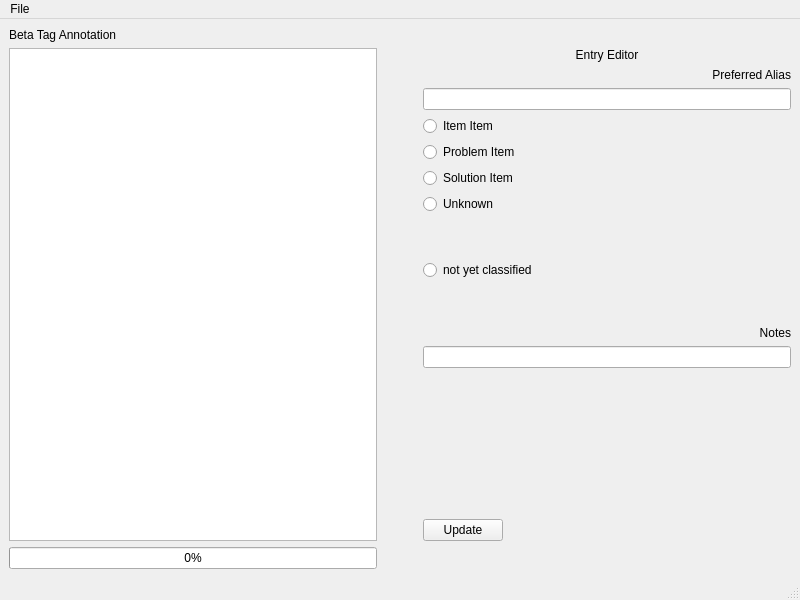
<?xml version="1.0" encoding="UTF-8"?>
<ui version="4.0">
 <class>MainWindow</class>
 <widget class="QMainWindow" name="MainWindow">
  <property name="geometry">
   <rect>
    <x>0</x>
    <y>0</y>
    <width>800</width>
    <height>600</height>
   </rect>
  </property>
  <property name="windowTitle">
   <string>Tag Annotator v0.0.2</string>
  </property>
  <property name="layoutDirection">
   <enum>Qt::LeftToRight</enum>
  </property>
  <widget class="QWidget" name="centralwidget">
   <layout class="QGridLayout" name="gridLayout">
    <item row="1" column="3">
     <layout class="QVBoxLayout" name="vertCheckBoxLayout">
      <item>
       <layout class="QVBoxLayout" name="vlayout_one_grame_tokens"/>
      </item>
     </layout>
    </item>
    <item row="1" column="2">
     <widget class="QTableWidget" name="vocabTableWidget">
      <property name="sizePolicy">
       <sizepolicy hsizetype="Expanding" vsizetype="Expanding">
        <horstretch>0</horstretch>
        <verstretch>0</verstretch>
       </sizepolicy>
      </property>
      <property name="maximumSize">
       <size>
        <width>16777215</width>
        <height>16777215</height>
       </size>
      </property>
      <property name="editTriggers">
       <set>QAbstractItemView::EditKeyPressed</set>
      </property>
      <property name="tabKeyNavigation">
       <bool>false</bool>
      </property>
      <property name="dragDropOverwriteMode">
       <bool>false</bool>
      </property>
      <property name="selectionMode">
       <enum>QAbstractItemView::SingleSelection</enum>
      </property>
      <property name="selectionBehavior">
       <enum>QAbstractItemView::SelectRows</enum>
      </property>
     </widget>
    </item>
    <item row="0" column="2">
     <widget class="QLabel" name="headLabel">
      <property name="sizePolicy">
       <sizepolicy hsizetype="Expanding" vsizetype="Preferred">
        <horstretch>0</horstretch>
        <verstretch>0</verstretch>
       </sizepolicy>
      </property>
      <property name="text">
       <string>Beta Tag Annotation</string>
      </property>
     </widget>
    </item>
    <item row="1" column="5">
     <layout class="QVBoxLayout" name="verticalLayout_2">
      <item>
       <widget class="QLabel" name="label_2">
        <property name="text">
         <string>Entry Editor</string>
        </property>
        <property name="alignment">
         <set>Qt::AlignCenter</set>
        </property>
       </widget>
      </item>
      <item>
       <widget class="QLabel" name="aliasLabel">
        <property name="sizePolicy">
         <sizepolicy hsizetype="Minimum" vsizetype="Preferred">
          <horstretch>0</horstretch>
          <verstretch>0</verstretch>
         </sizepolicy>
        </property>
        <property name="text">
         <string>Preferred Alias</string>
        </property>
        <property name="alignment">
         <set>Qt::AlignRight|Qt::AlignTrailing|Qt::AlignVCenter</set>
        </property>
       </widget>
      </item>
      <item>
       <widget class="QLineEdit" name="aliasEdit">
        <property name="sizePolicy">
         <sizepolicy hsizetype="Minimum" vsizetype="Fixed">
          <horstretch>0</horstretch>
          <verstretch>0</verstretch>
         </sizepolicy>
        </property>
        <property name="clearButtonEnabled">
         <bool>false</bool>
        </property>
       </widget>
      </item>
      <item>
       <widget class="QRadioButton" name="itemButton">
        <property name="sizePolicy">
         <sizepolicy hsizetype="Minimum" vsizetype="Fixed">
          <horstretch>0</horstretch>
          <verstretch>0</verstretch>
         </sizepolicy>
        </property>
        <property name="text">
         <string>Item Item</string>
        </property>
        <property name="shortcut">
         <string>Alt+I</string>
        </property>
        <attribute name="buttonGroup">
         <string notr="true">clfButtonGroup</string>
        </attribute>
       </widget>
      </item>
      <item>
       <widget class="QRadioButton" name="probButton">
        <property name="sizePolicy">
         <sizepolicy hsizetype="Minimum" vsizetype="Fixed">
          <horstretch>0</horstretch>
          <verstretch>0</verstretch>
         </sizepolicy>
        </property>
        <property name="text">
         <string>Problem Item</string>
        </property>
        <property name="shortcut">
         <string>Alt+P</string>
        </property>
        <attribute name="buttonGroup">
         <string notr="true">clfButtonGroup</string>
        </attribute>
       </widget>
      </item>
      <item>
       <widget class="QRadioButton" name="sltnButton">
        <property name="sizePolicy">
         <sizepolicy hsizetype="Minimum" vsizetype="Fixed">
          <horstretch>0</horstretch>
          <verstretch>0</verstretch>
         </sizepolicy>
        </property>
        <property name="text">
         <string>Solution Item</string>
        </property>
        <property name="shortcut">
         <string>Alt+S</string>
        </property>
        <attribute name="buttonGroup">
         <string notr="true">clfButtonGroup</string>
        </attribute>
       </widget>
      </item>
      <item>
       <widget class="QRadioButton" name="unknButton">
        <property name="sizePolicy">
         <sizepolicy hsizetype="Minimum" vsizetype="Fixed">
          <horstretch>0</horstretch>
          <verstretch>0</verstretch>
         </sizepolicy>
        </property>
        <property name="text">
         <string>Unknown</string>
        </property>
        <property name="shortcut">
         <string>Alt+U</string>
        </property>
        <attribute name="buttonGroup">
         <string notr="true">clfButtonGroup</string>
        </attribute>
       </widget>
      </item>
      <item>
       <spacer name="verticalSpacer_3">
        <property name="orientation">
         <enum>Qt::Vertical</enum>
        </property>
        <property name="sizeType">
         <enum>QSizePolicy::Minimum</enum>
        </property>
        <property name="sizeHint" stdset="0">
         <size>
          <width>20</width>
          <height>40</height>
         </size>
        </property>
       </spacer>
      </item>
      <item>
       <widget class="QRadioButton" name="unsetButton">
        <property name="text">
         <string>not yet classified</string>
        </property>
        <property name="shortcut">
         <string>Alt+Shift+X</string>
        </property>
        <attribute name="buttonGroup">
         <string notr="true">clfButtonGroup</string>
        </attribute>
       </widget>
      </item>
      <item>
       <spacer name="verticalSpacer_4">
        <property name="orientation">
         <enum>Qt::Vertical</enum>
        </property>
        <property name="sizeType">
         <enum>QSizePolicy::Minimum</enum>
        </property>
        <property name="sizeHint" stdset="0">
         <size>
          <width>20</width>
          <height>40</height>
         </size>
        </property>
       </spacer>
      </item>
      <item>
       <widget class="QLabel" name="label">
        <property name="sizePolicy">
         <sizepolicy hsizetype="Minimum" vsizetype="Preferred">
          <horstretch>0</horstretch>
          <verstretch>0</verstretch>
         </sizepolicy>
        </property>
        <property name="text">
         <string>Notes</string>
        </property>
        <property name="alignment">
         <set>Qt::AlignRight|Qt::AlignTrailing|Qt::AlignVCenter</set>
        </property>
       </widget>
      </item>
      <item>
       <widget class="QLineEdit" name="notesTextEdit"/>
      </item>
      <item>
       <spacer name="verticalSpacer">
        <property name="orientation">
         <enum>Qt::Vertical</enum>
        </property>
        <property name="sizeHint" stdset="0">
         <size>
          <width>20</width>
          <height>40</height>
         </size>
        </property>
       </spacer>
      </item>
      <item>
       <widget class="QPushButton" name="updateButton">
        <property name="sizePolicy">
         <sizepolicy hsizetype="Fixed" vsizetype="Fixed">
          <horstretch>0</horstretch>
          <verstretch>0</verstretch>
         </sizepolicy>
        </property>
        <property name="layoutDirection">
         <enum>Qt::LeftToRight</enum>
        </property>
        <property name="text">
         <string>Update</string>
        </property>
        <property name="shortcut">
         <string>Return</string>
        </property>
       </widget>
      </item>
     </layout>
    </item>
    <item row="3" column="2">
     <widget class="QProgressBar" name="progressBar">
      <property name="value">
       <number>0</number>
      </property>
     </widget>
    </item>
    <item row="1" column="4">
     <spacer name="horizontalSpacer">
      <property name="orientation">
       <enum>Qt::Horizontal</enum>
      </property>
      <property name="sizeType">
       <enum>QSizePolicy::Preferred</enum>
      </property>
      <property name="sizeHint" stdset="0">
       <size>
        <width>40</width>
        <height>20</height>
       </size>
      </property>
     </spacer>
    </item>
   </layout>
  </widget>
  <widget class="QMenuBar" name="menubar">
   <property name="geometry">
    <rect>
     <x>0</x>
     <y>0</y>
     <width>800</width>
     <height>22</height>
    </rect>
   </property>
   <widget class="QMenu" name="menuFile">
    <property name="title">
     <string>File</string>
    </property>
    <addaction name="actionOpen"/>
    <addaction name="actionSave"/>
    <addaction name="separator"/>
    <addaction name="actionExit"/>
   </widget>
   <addaction name="menuFile"/>
  </widget>
  <widget class="QStatusBar" name="statusbar"/>
  <action name="actionOpen">
   <property name="text">
    <string>Open</string>
   </property>
  </action>
  <action name="actionSave">
   <property name="text">
    <string>Save</string>
   </property>
  </action>
  <action name="actionExit">
   <property name="text">
    <string>Exit</string>
   </property>
  </action>
 </widget>
 <resources/>
 <connections/>
 <buttongroups>
  <buttongroup name="clfButtonGroup"/>
 </buttongroups>
</ui>
